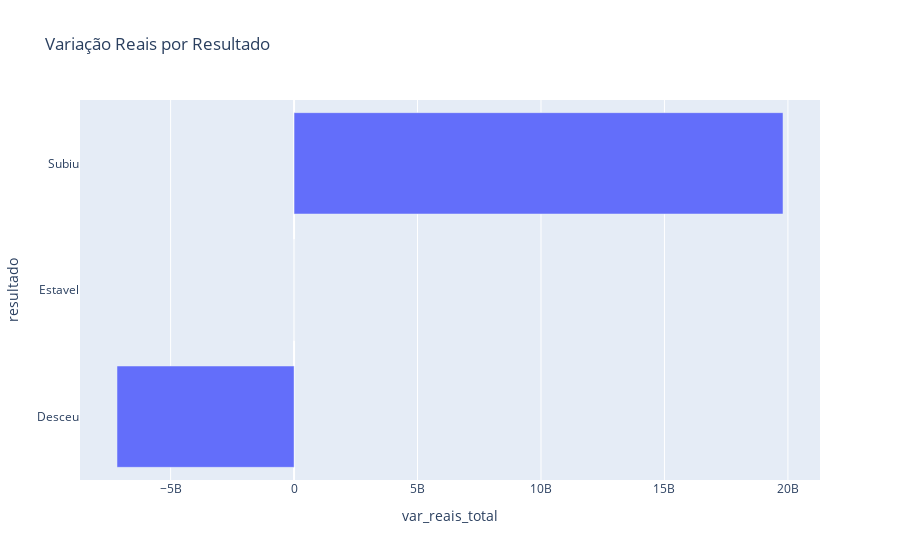

Notebook code cell kept with this figure:
### Code cell
fig_dia = px.bar(df_analise_dia_saldo, x= "var_reais_total", y="resultado", title="Variação Reais por Resultado")
fig_dia.show()

### Figure 1 — Plotly figure (JSON) as saved in the notebook; plotly's stock layout.template omitted (floating-point values rounded to 4 significant figures)
{"data": [{"alignmentgroup": "True", "hovertemplate": "var_reais_total=%{x}<br>resultado=%{y}<extra></extra>", "legendgroup": "", "marker": {"color": "#636efa", "pattern": {"shape": ""}}, "name": "", "offsetgroup": "", "orientation": "h", "showlegend": false, "textposition": "auto", "type": "bar", "x": [-7171000000.0, 0, 19800000000.0], "xaxis": "x", "y": ["Desceu", "Estavel", "Subiu"], "yaxis": "y"}], "layout": {"barmode": "relative", "legend": {"tracegroupgap": 0}, "title": {"text": "Variação Reais por Resultado"}, "xaxis": {"anchor": "y", "domain": [0, 1], "title": {"text": "var_reais_total"}}, "yaxis": {"anchor": "x", "domain": [0, 1], "title": {"text": "resultado"}}}}
